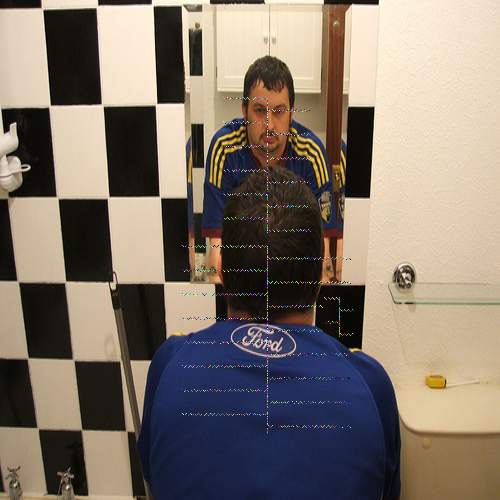
#> input picture select1000_new_p/14.png, 500 x 500 px, given as the content of the folder ./select1000_new, which was not available
$ python change_P.py
#> lines starting #> are read from the running program, lines starting #| are printed output that depends on the picture; after the words box and inside, x2 and y2 are one past the last pixel; in counts of white or black regions, pixels touching at a corner belong together; pictures that were not available may be replaced by others from this repository, and a replacement may not be noted
import numpy as np
import os
from tqdm import tqdm
import PIL.Image as Image
import cv2
if __name__ == '__main__':
    MAX_TOTAL_AREA_RATE = 0.02  # 5000/(500*500) = 0.02
    selected_path = './select1000_new'
    max_patch_number = 10

    save_path='./select1000_new_p'
    files = os.listdir(selected_path)
    files.sort()
    bb_score_dict = {}
    for img_name_index in tqdm(range(len(files))):
        img_name = files[img_name_index]
        img_path1 = os.path.join(selected_path, img_name)
        img1 = Image.open(img_path1).convert('RGB')
#> img1 is the input picture: PIL image 500x500 RGB; mean R, G, B 130.2, 118.6, 107.2
        img_array=np.array(img1)
        cv2.imshow('org',img_array)
        # img_array[250,50:450:2]=255-img_array[250,50:450:2]
        # img_array[250,51:450:2]=255-img_array[250,50:450:2]
        img_array[250,50:450:2]=255-img_array[250,51:450:2]
        img_array[250,51:450:2]=255-img_array[250,51:450:2]
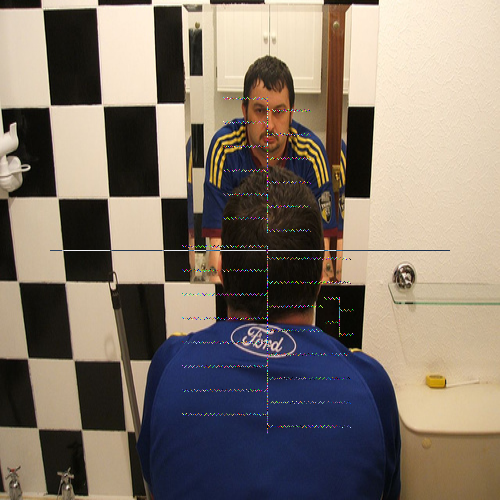
#> img_array: shape (500, 500, 3); mean R, G, B 130.2, 118.6, 107.3
        k=200
        for i in range(50,450,40):
            img_array[50:250:2,i]=255-img_array[51:250:2,i]
            img_array[51:250:2,i]=255-img_array[51:250:2,i]
            img_array[250:450:2,i+20]=255-img_array[251:450:2,i+20]
            img_array[251:450:2,i+20]=255-img_array[251:450:2,i+20]
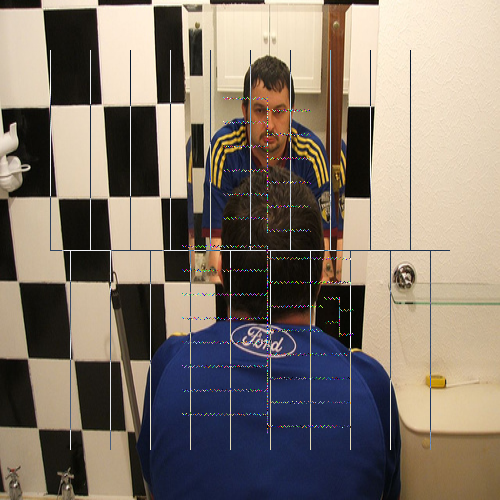
#> img_array: shape (500, 500, 3); 1.6% of pixels changed, all inside (x1, y1, x2, y2) = (50, 50, 431, 450)
        img_array=img_array[:,:,::-1]
        cv2.imwrite(os.path.join(save_path, img_name),img_array)

$ run again, on select1000_new_p/37.png
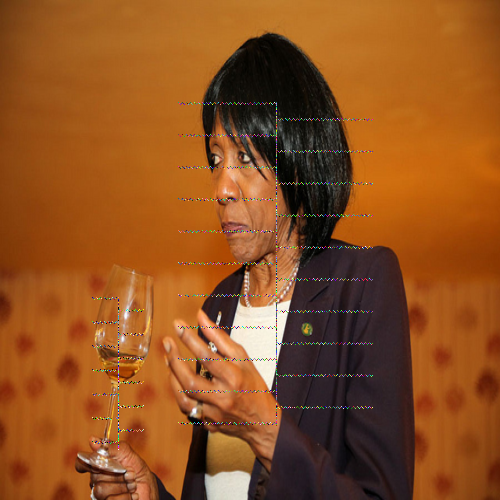
#> input picture select1000_new_p/37.png, 500 x 500 px, given as the content of the folder ./select1000_new, which was not available
#> img1 is the input picture: PIL image 500x500 RGB; mean R, G, B 142.7, 81.1, 32.7
#> `img_array[250,51:450:2]=255-img_array[250,51:450:2]`:
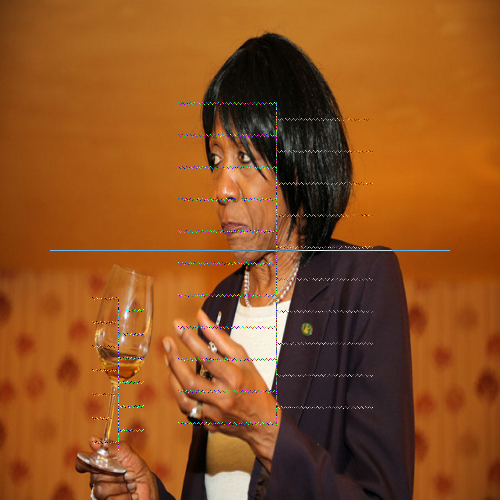
#> img_array: shape (500, 500, 3); mean R, G, B 142.7, 81.3, 33
#> after the loop `for i in range(50,450,40):`:
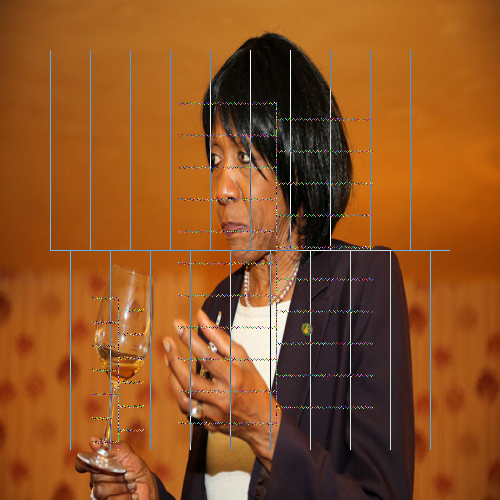
#> img_array: shape (500, 500, 3); 1.6% of pixels changed, all inside (x1, y1, x2, y2) = (50, 50, 431, 450)

$ run again, on select1000_new_p/6.png
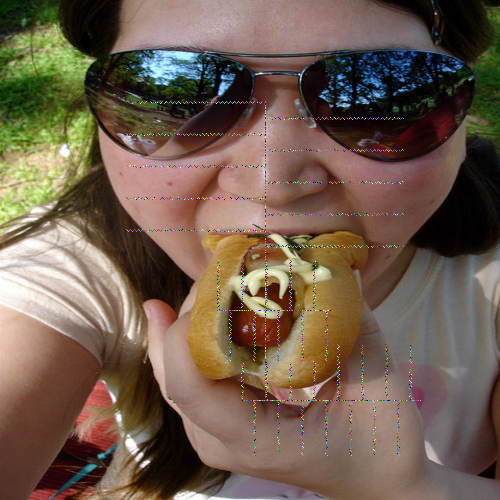
#> input picture select1000_new_p/6.png, 500 x 500 px, given as the content of the folder ./select1000_new, which was not available
#> img1 is the input picture: PIL image 500x500 RGB; mean R, G, B 112.1, 93.3, 77.7
#> `img_array[250,51:450:2]=255-img_array[250,51:450:2]`:
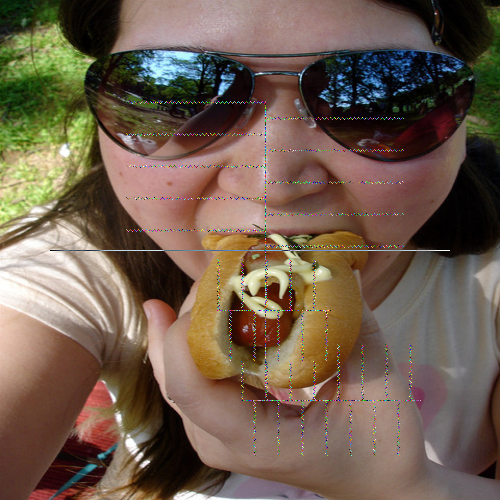
#> img_array: shape (500, 500, 3); mean R, G, B 112.1, 93.4, 77.9
#> after the loop `for i in range(50,450,40):`:
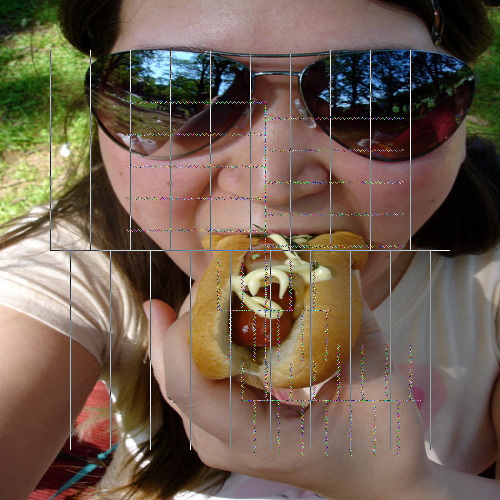
#> img_array: shape (500, 500, 3); 1.6% of pixels changed, all inside (x1, y1, x2, y2) = (50, 50, 431, 450)
